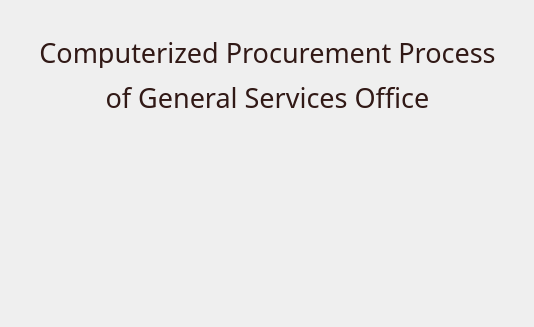
      <widget class="QWidget" name="tab">
       <attribute name="title">
        <string>Home</string>
       </attribute>
       <layout class="QGridLayout" name="gridLayout">
        <item row="2" column="1">
         <widget class="QWidget" name="widget_7" native="true"/>
        </item>
        <item row="0" column="1">
         <widget class="QWidget" name="widget_5" native="true"/>
        </item>
        <item row="3" column="1">
         <widget class="QWidget" name="widget_8" native="true"/>
        </item>
        <item row="1" column="2">
         <widget class="QWidget" name="widget_6" native="true"/>
        </item>
        <item row="1" column="0">
         <widget class="QWidget" name="widget_4" native="true"/>
        </item>
        <item row="1" column="1">
         <widget class="QWidget" name="widget_3" native="true">
          <property name="minimumSize">
           <size>
            <width>500</width>
            <height>281</height>
           </size>
          </property>
          <widget class="QPushButton" name="home_logo">
           <property name="geometry">
            <rect>
             <x>150</x>
             <y>100</y>
             <width>191</width>
             <height>171</height>
            </rect>
           </property>
           <property name="minimumSize">
            <size>
             <width>0</width>
             <height>120</height>
            </size>
           </property>
           <property name="text">
            <string/>
           </property>
           <property name="icon">
            <iconset resource="icons.qrc">
             <normaloff>:/icons/logo_2.png</normaloff>
             <disabledoff>:/icons/logo_2.png</disabledoff>:/icons/logo_2.png</iconset>
           </property>
           <property name="iconSize">
            <size>
             <width>165</width>
             <height>200</height>
            </size>
           </property>
           <property name="flat">
            <bool>true</bool>
           </property>
          </widget>
          <widget class="QLabel" name="label_2">
           <property name="geometry">
            <rect>
             <x>10</x>
             <y>20</y>
             <width>481</width>
             <height>31</height>
            </rect>
           </property>
           <property name="font">
            <font>
             <family>Segoe UI Light</family>
             <pointsize>20</pointsize>
            </font>
           </property>
           <property name="styleSheet">
            <string notr="true">color: rgb(49, 25, 22);</string>
           </property>
           <property name="text">
            <string>Computerized Procurement Process</string>
           </property>
           <property name="alignment">
            <set>Qt::AlignCenter</set>
           </property>
          </widget>
          <widget class="QLabel" name="label_5">
           <property name="geometry">
            <rect>
             <x>10</x>
             <y>60</y>
             <width>481</width>
             <height>41</height>
            </rect>
           </property>
           <property name="font">
            <font>
             <family>Segoe UI Light</family>
             <pointsize>20</pointsize>
            </font>
           </property>
           <property name="styleSheet">
            <string notr="true">color: rgb(49, 25, 22);</string>
           </property>
           <property name="text">
            <string>of General Services Office</string>
           </property>
           <property name="alignment">
            <set>Qt::AlignCenter</set>
           </property>
          </widget>
         </widget>
        </item>
        <item row="4" column="1">
         <widget class="QWidget" name="widget_9" native="true"/>
        </item>
       </layout>
      </widget>
